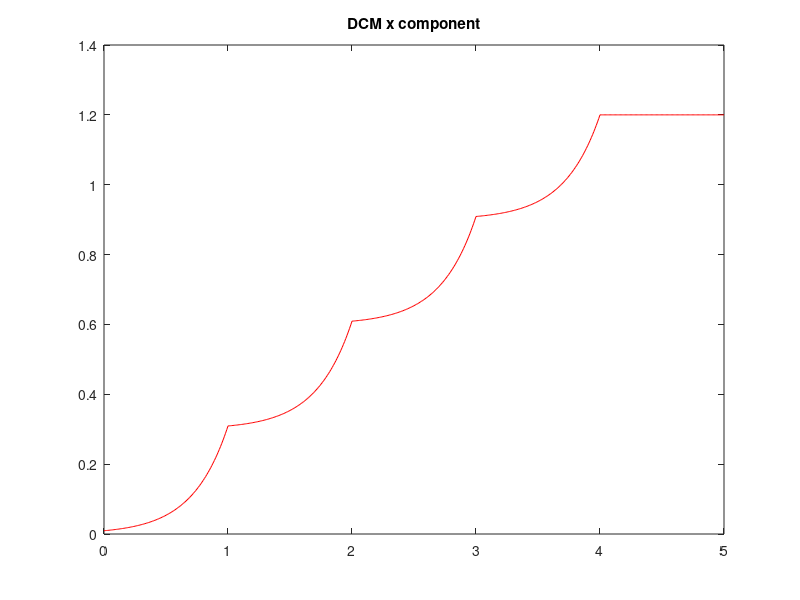
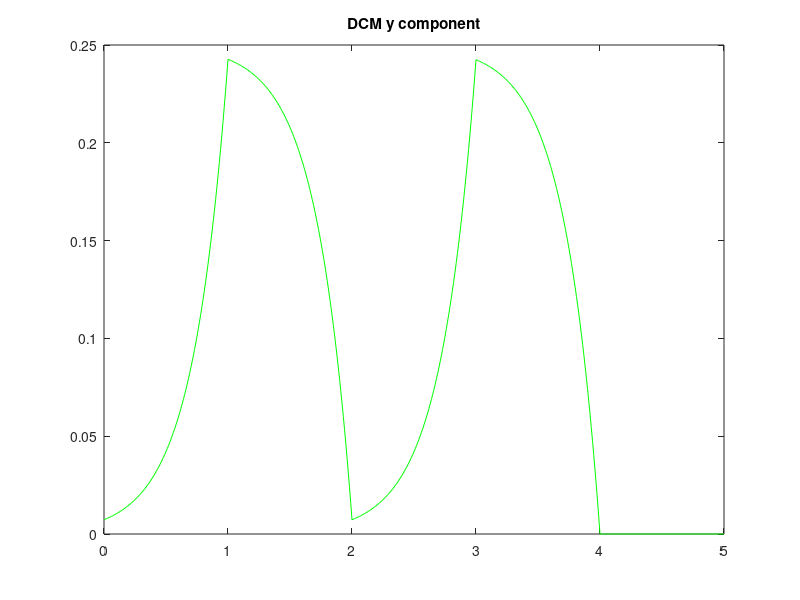
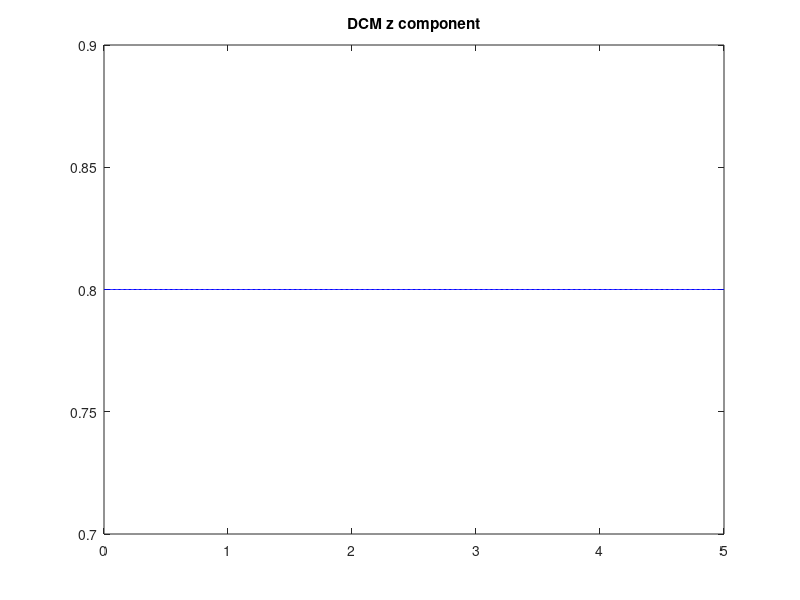
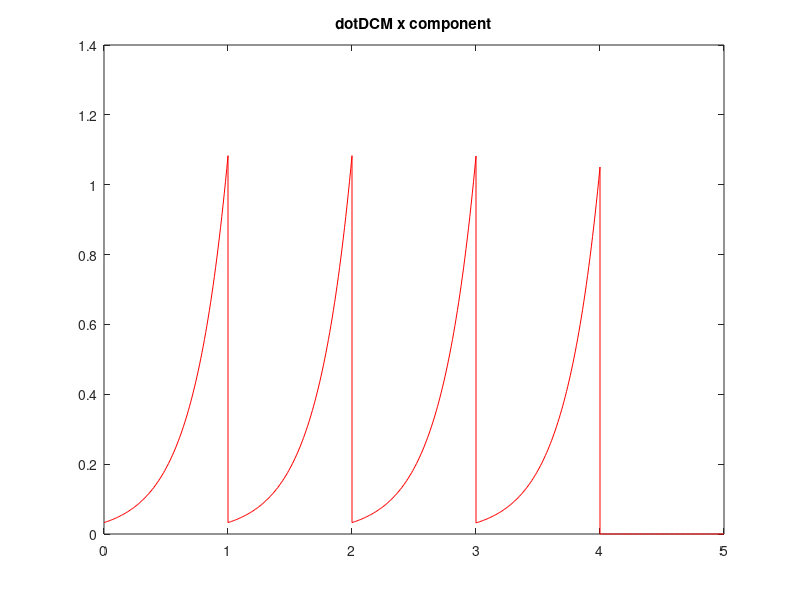

MATLAB code for these plots, in order:
close all; clear; clc;

%% Constants Definition
m = 60; %kg
z_com = 0.8; %average height CoM, m.
g0 = 9.81; %m/s**2
g=[0; 0; -g0];

b=sqrt(z_com/g0); %s, time constant.
eta=1/b;

N=5; % # foot positions.
t_step=1;

deltax=0.3;
deltay=0.25;

t=[0:0.01:t_step]; 
T=N*t_step;

colors=['r','g','b'];

%% Footprints Generation

%-robot feet are point feet
%-constant angular momentum L, dL=0.
%-no double support phase, instantaneous transition between left and right SS 
%-no impacts during transitions

footprints=zeros(3,N);

footprint0_sx = [0,deltay,0]';
footprint0_dx = [0,0,0]';  


for i=1:N
    if i==1
        footprints(:,i)=footprint0_dx;
    elseif mod(i,2)~=0
        footprints(:,i)=[deltax*(i-1); 0; 0];
    else
        footprints(:,i)=[deltax*(i-1); deltay; 0];
    end
end

%% DMC reference generation and plot

eCMPs = footprints;
ZMPs = footprints;

VRP_des = footprints + [0; 0; z_com];

DCM_eos_des = zeros(3,N);

for i=1:N
    j=N+1-i;
    if i==1
        DCM_eos_des(:,j) = VRP_des(:,j);
    else
    DCM_eos_des(:,j)= VRP_des(:,j+1) +... 
        exp(-eta*t_step)*(DCM_eos_des(:,j+1) - VRP_des(:,j+1));
    end
end

DCM_trajectories=zeros(3,N,length(t));

for k=1:length(t)
    for i=1:N
        DCM_trajectories(:,i,k)=VRP_des(:,i)+exp(eta*(t(k)-t_step))*...
              (DCM_eos_des(:,i)-VRP_des(:,i));
    end
end

for j=1:3
    figure(j);
    for i=1:N
        plot(t+t_step*(i-1),reshape(DCM_trajectories(j,i,:),1,[]),colors(j));
        hold on;
    end
    hold off;
    if j==1
        title("DCM x component");
    elseif j==2
        title("DCM y component");
    else
        title("DCM z component");
    end
end

%% Derivative of DCM reference generation and plot

dot_DCM_trajectories=zeros(3,N,length(t));
for k=1:length(t)
    for i=1:N
        dot_DCM_trajectories(:,i,k)=eta*exp(eta*(t(k)-t_step))*...
              (DCM_eos_des(:,i)-VRP_des(:,i));
    end
end

for j=1:3
    figure(j+3);
    for i=1:N
        tx=t+t_step*(i-1);
        plot(tx,reshape(dot_DCM_trajectories(j,i,:),1,[]),colors(j));
        hold on;
        if(i<N)
            y1=dot_DCM_trajectories(j,i,length(tx));
            y2=dot_DCM_trajectories(j,i+1,1);
            plot([tx(end) tx(end)],[y1 y2],colors(j));
            hold on;
        end
    end
    hold off;
    if j==1
        title("dotDCM x component");
    elseif j==2
        title("dotDCM y component");
    else
        title("dotDCM z component");
    end
end

%% CoM reference generation and plot